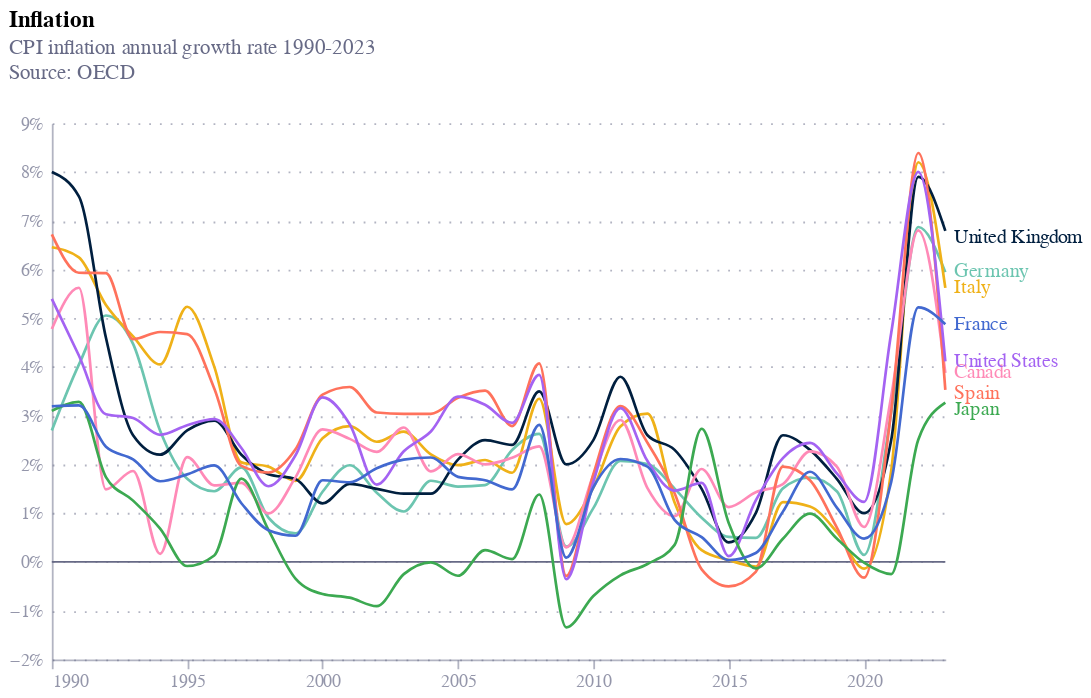

Write notebook code for a chart like this one.
### Code cell
chart = alt.Chart(cpi_df).mark_line(interpolate="monotone").transform_filter(
    {"field": "date", "gte": {"year": 1990, "month": 1, "day": 1}} 
).encode(
    x=alt.X('date:T', title=''),
    y=alt.Y('value:Q', title='', axis=alt.Axis(labelExpr="format(datum.value,',') + '%'")),
    color=alt.Color('country:N', legend=None, scale=alt.Scale(domain=["United Kingdom", "France", "Italy", "Spain", "Germany", "Japan", "Canada", "United States"], range=["#001f3f", "#4269d0", "#efb118", "#ff725c", "#6cc5b0", "#3ca951", "#ff8ab7", "#a463f2", "#97bbf5", "#9c6b4e"] 
    )),
    size=alt.condition(
        alt.datum.country == " United Kingdom",
        alt.value(1.5),  
        alt.value(1.5)  
    ),
    strokeDash=alt.condition(
        alt.datum.country == " United Kingdom",
        alt.value([0]),
        alt.value([0])   
    )
).properties(
    width=500,
    height=300,
    title={
        "text": "Inflation",
        "anchor": "start",
        "subtitle": [ "CPI inflation annual growth rate 1990-2023", "Source: OECD", ""],
        "subtitleColor": "#676A86"})

text = alt.Chart(cpi_df).mark_text(
    align='left',
    dx=5,
    dy= {
            "expr": "datum.country == 'Japan' ? 4 : datum.country == 'Canada' ? 0 : datum.country == 'Spain' ? 2 : datum.country == 'United Kingdom' ? 4 :  datum.country == 'Italy' ? 0 :0"
          }
).encode(
    alt.X('date:T', aggregate='max'),
    alt.Y('value:Q', aggregate={'argmax': 'date'}),
    text='country:N',
    color = 'country:N'
)  
line = alt.Chart(pd.DataFrame({'y': [0]})).mark_rule(color="#676A86").encode(
    y='y:Q'
)

chart7 = line + chart + text 
chart7

### Figure 1 — Vega-Lite specification as saved in the notebook (floating-point values rounded to 4 significant figures; data arrays with more than 128 entries replaced by an {"elided": "..."} marker saying what was removed)
{"config": {"font": "Circular Std", "mark": {"line": {"interpolate": "monotone"}}, "view": {"stroke": "transparent", "width": 400, "height": 300}, "range": {"category": ["#36B7B4", "#E6224B", "#F4C245", "#0063AF", "#00A767", "#179FDB", "#EB5C2E"], "diverging": ["#E6224B", "#E54753", "#C9C9C9", "#179FDB", "#122B39"], "heatmap": ["#C9C9C9", "#179FDB", "#0063AF", "#122B39"], "ordinal": ["#00A767", "#36B7B4", "#179FDB", "#0063AF", "#243B5A"]}, "axisX": {"domainColor": "#676A86", "domainOpacity": 0.5, "grid": false, "labelAngle": 0, "labelColor": "#676A86", "labelOpacity": 0.7, "orient": "bottom", "tickColor": "#676A86", "tickCount": 10, "tickOpacity": 0.5, "title": false, "titleAlign": "center", "titleAnchor": "middle", "titleColor": "#676A86", "titleFontSize": 12, "titleOpacity": 0.8, "titleY": -15}, "axisY": {"domainColor": "#676A86", "domainOpacity": 0.5, "gridColor": "#676A86", "gridDash": [1, 5], "gridOpacity": 0.5, "labelColor": "#676A86", "labelOpacity": 0.7, "labelPadding": 5, "tickColor": "#676A86", "tickCount": 8, "tickOpacity": 0.5, "ticks": false, "titleAlign": "left", "titleAngle": 0, "titleBaseline": "bottom", "titleColor": "#676A86", "titleFontSize": 12, "titleOpacity": 0.8, "titleX": 0, "titleY": -7}}, "layer": [{"data": {"name": "data-a0a55d106695e8d630baff0f16eee66d"}, "mark": {"type": "rule", "color": "#676A86"}, "encoding": {"y": {"field": "y", "type": "quantitative"}}}, {"data": {"name": "data-133299fe8a9287773026d8fc781208ce"}, "mark": {"type": "line", "interpolate": "monotone"}, "encoding": {"color": {"field": "country", "legend": null, "scale": {"domain": ["United Kingdom", "France", "Italy", "Spain", "Germany", "Japan", "Canada", "United States"], "range": ["#001f3f", "#4269d0", "#efb118", "#ff725c", "#6cc5b0", "#3ca951", "#ff8ab7", "#a463f2", "#97bbf5", "#9c6b4e"]}, "type": "nominal"}, "size": {"condition": {"test": "(datum.country === ' United Kingdom')", "value": 1.5}, "value": 1.5}, "strokeDash": {"condition": {"test": "(datum.country === ' United Kingdom')", "value": [0]}, "value": [0]}, "x": {"field": "date", "title": "", "type": "temporal"}, "y": {"axis": {"labelExpr": "format(datum.value,',') + '%'"}, "field": "value", "title": "", "type": "quantitative"}}, "title": {"text": "Inflation", "anchor": "start", "subtitle": ["CPI inflation annual growth rate 1990-2023", "Source: OECD", ""], "subtitleColor": "#676A86"}, "transform": [{"filter": {"field": "date", "gte": {"year": 1990, "month": 1, "day": 1}}}]}, {"data": {"name": "data-133299fe8a9287773026d8fc781208ce"}, "mark": {"type": "text", "align": "left", "dx": 5, "dy": {"expr": "datum.country == 'Japan' ? 4 : datum.country == 'Canada' ? 0 : datum.country == 'Spain' ? 2 : datum.country == 'United Kingdom' ? 4 :  datum.country == 'Italy' ? 0 :0"}}, "encoding": {"color": {"field": "country", "type": "nominal"}, "text": {"field": "country", "type": "nominal"}, "x": {"aggregate": "max", "field": "date", "type": "temporal"}, "y": {"aggregate": {"argmax": "date"}, "field": "value", "type": "quantitative"}}}], "height": 300, "width": 500, "$schema": "https://vega.github.io/schema/vega-lite/v5.17.0.json", "datasets": {"data-a0a55d106695e8d630baff0f16eee66d": [{"y": 0}], "data-133299fe8a9287773026d8fc781208ce": {"elided": "529 records"}}}
